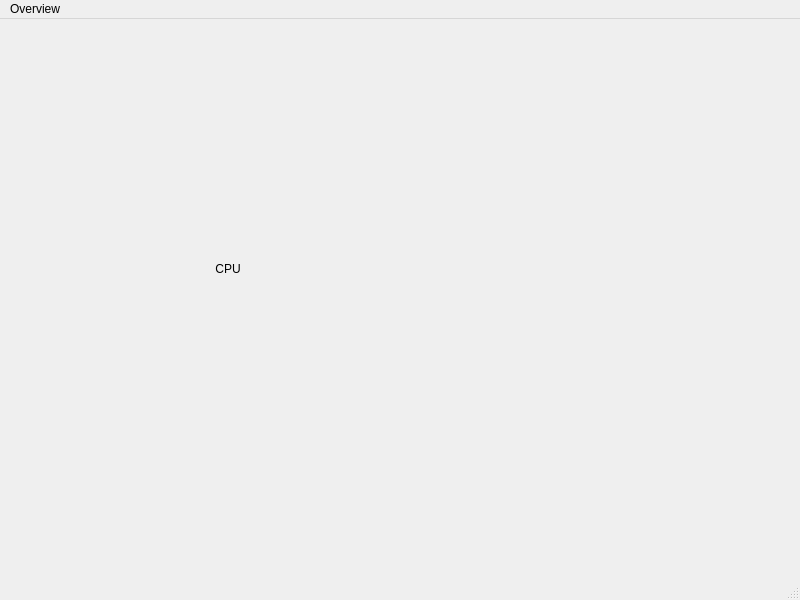
<?xml version="1.0" encoding="UTF-8"?>
<ui version="4.0">
 <class>MainWindow</class>
 <widget class="QMainWindow" name="MainWindow">
  <property name="geometry">
   <rect>
    <x>0</x>
    <y>0</y>
    <width>800</width>
    <height>600</height>
   </rect>
  </property>
  <property name="windowTitle">
   <string>MainWindow</string>
  </property>
  <widget class="QWidget" name="centralwidget">
   <widget class="QLabel" name="cpuLoadLabel">
    <property name="geometry">
     <rect>
      <x>100</x>
      <y>240</y>
      <width>256</width>
      <height>20</height>
     </rect>
    </property>
    <property name="text">
     <string>CPU</string>
    </property>
    <property name="alignment">
     <set>Qt::AlignmentFlag::AlignCenter</set>
    </property>
   </widget>
   <widget class="QWidget" name="gridLayoutWidget">
    <property name="geometry">
     <rect>
      <x>60</x>
      <y>0</y>
      <width>411</width>
      <height>221</height>
     </rect>
    </property>
    <layout class="QGridLayout" name="gridLayout"/>
   </widget>
  </widget>
  <widget class="QMenuBar" name="menubar">
   <property name="geometry">
    <rect>
     <x>0</x>
     <y>0</y>
     <width>800</width>
     <height>22</height>
    </rect>
   </property>
   <widget class="QMenu" name="menuOverview">
    <property name="title">
     <string>Overview</string>
    </property>
   </widget>
   <addaction name="menuOverview"/>
  </widget>
  <widget class="QStatusBar" name="statusbar"/>
 </widget>
 <resources/>
 <connections/>
</ui>
